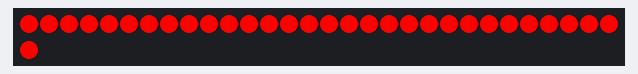
The sketch below on a simulated ATtiny85, built with avr-gcc and run on an emulated ATtiny85. Parts: 31 RGB LEDs in strip order, left to right, continuing on the next row.

Above: at 0.1 s.
At 1.1 s:
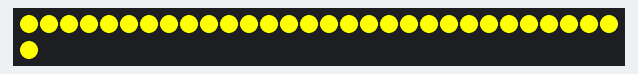

The sketch:

LightTest.ino
```cpp
#include "LPD8806.h"
#include "SPI.h" // Comment out this line if using Trinket or Gemma
#ifdef __AVR_ATtiny85__
 #include <avr/power.h>
#endif

int dataPin  = 11;
int clockPin = 13;

LPD8806 strip = LPD8806(31, dataPin, clockPin);

void setup() {
  // Start up the LED strip
  strip.begin();

  // Update the strip, to start they are all 'off'
  strip.show();

  Serial.begin(9600);
}

void loop() {

  colorChase(strip.Color(127,   0,   0), 50); // Red
  delay(10);
  TurnOff();
  delay(10);
  colorChase(strip.Color(127, 127,   0), 50); // Yellow
  delay(10);
  TurnOff();
  delay(10);

}

void colorChase(uint32_t c, uint8_t wait) {
  int i;

  // Start by turning all pixels off:
  for(i=0; i<strip.numPixels(); i++) strip.setPixelColor(i, 0);

  // Then display one pixel at a time:
  for(i=0; i<strip.numPixels(); i++) {
    strip.setPixelColor(i, c); // Set new pixel 'on'
  }

  strip.show(); // Refresh to turn off last pixel
}

void TurnOff() {
  int w;
  for(w=0; w<strip.numPixels(); w++) {
    strip.setPixelColor(w, 0); // Set new pixel 'off'
    delay(30);
  }

strip.show();
}
```

Measured:
- by itself, everything shown: repeats every 2.0 s, in 4 steps
- what the display in image 1 shows lasts 1.0 s, from 1.0 s to 2.0 s
